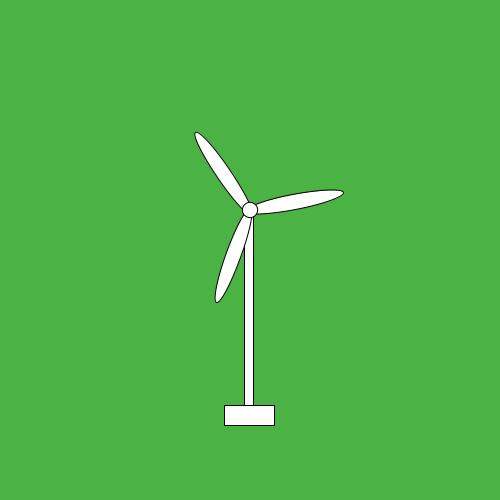
Frame 1 (no input)
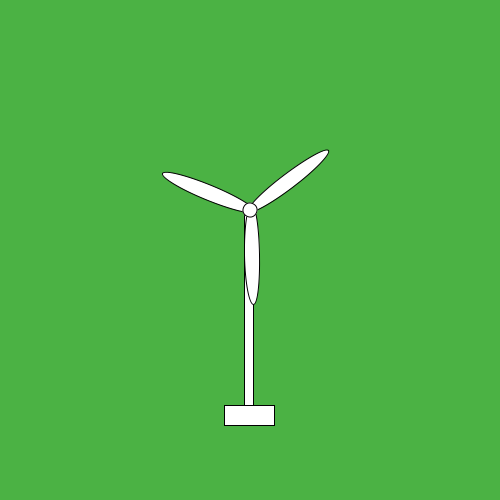
Frame 60 (the mouse pressed at the canvas centre just before this capture)
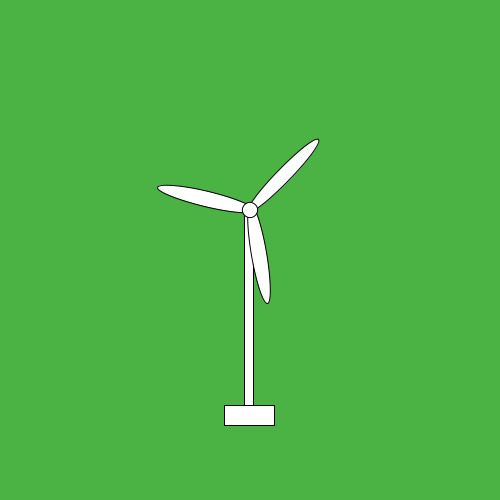
Frame 120 (the mouse held since frame 60 and released just before this capture)

The Processing sketch that drew these frames (run headless with seeded random() and noise(); from frame 60 on, the mouse is pressed at the canvas centre):

// Processing sketch: processing_130505
// ── processing_130505.pde

float m;
float speed;
boolean pause = false;

void setup() {
  size(500, 500);
  stroke(0);
}


void draw() {
  
  
  //println(m);
  background(75, 178, 68);
  base();
  fill(255);
  mouserotate();
  turbines();
  

  if (mousePressed) speed=0;
}

void mouserotate() {
  m=m+speed;
  

  if (mouseX> 250) {
    speed=0.05;
  }

  if (mouseX<250) {
    speed=-0.05;
  }
  
  if (mouseX> 350) {
    speed= 0.15;
  }
  
  if (mouseX<150) {
    speed= -0.15;
  }
}

void turbines() {
  
  ellipseMode(CENTER);
  translate(width/2, 210);
  rotate(m);
  rotate(PI/0.9);
  ellipse(0, -48, 15, 100);                      //Turbine #1
  rotate(PI/5.0);  
  ellipse(45, -1.5, 100, 15);                    //Turbine #2
  rotate(PI/-2.7);  
  ellipse(-45, -0.5, 100, 15);                   //Turbine #3
  ellipse(0, 0, 15, 15);                         //round center
}

void base() {
rectMode(CENTER);
rect(249,215+100,9,200);
rect(249,315+100,50,20);
}












//http://processing.org/examples/rotate.html
